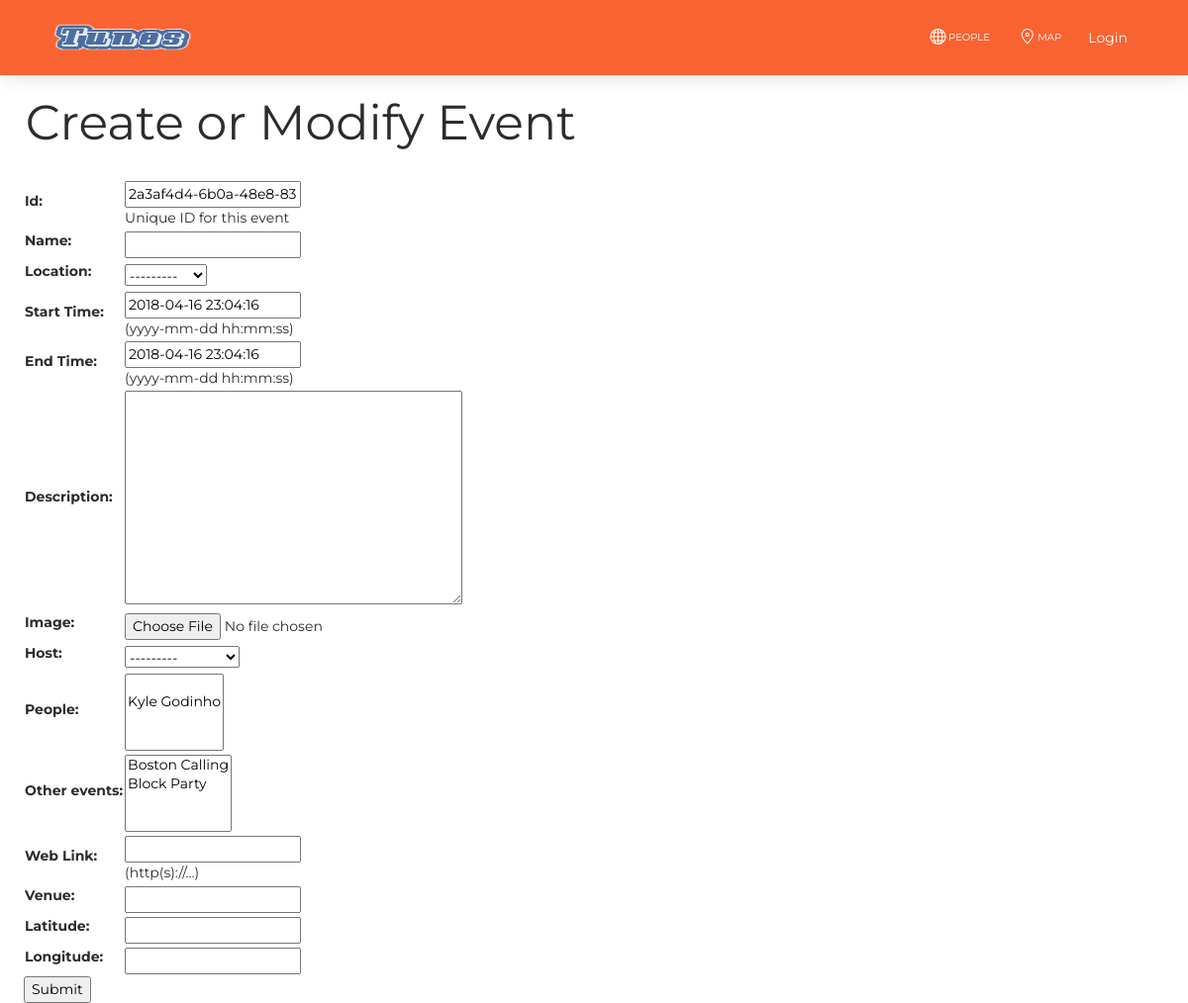
The page /Tunes/event/create/ on the database as committed earlier.
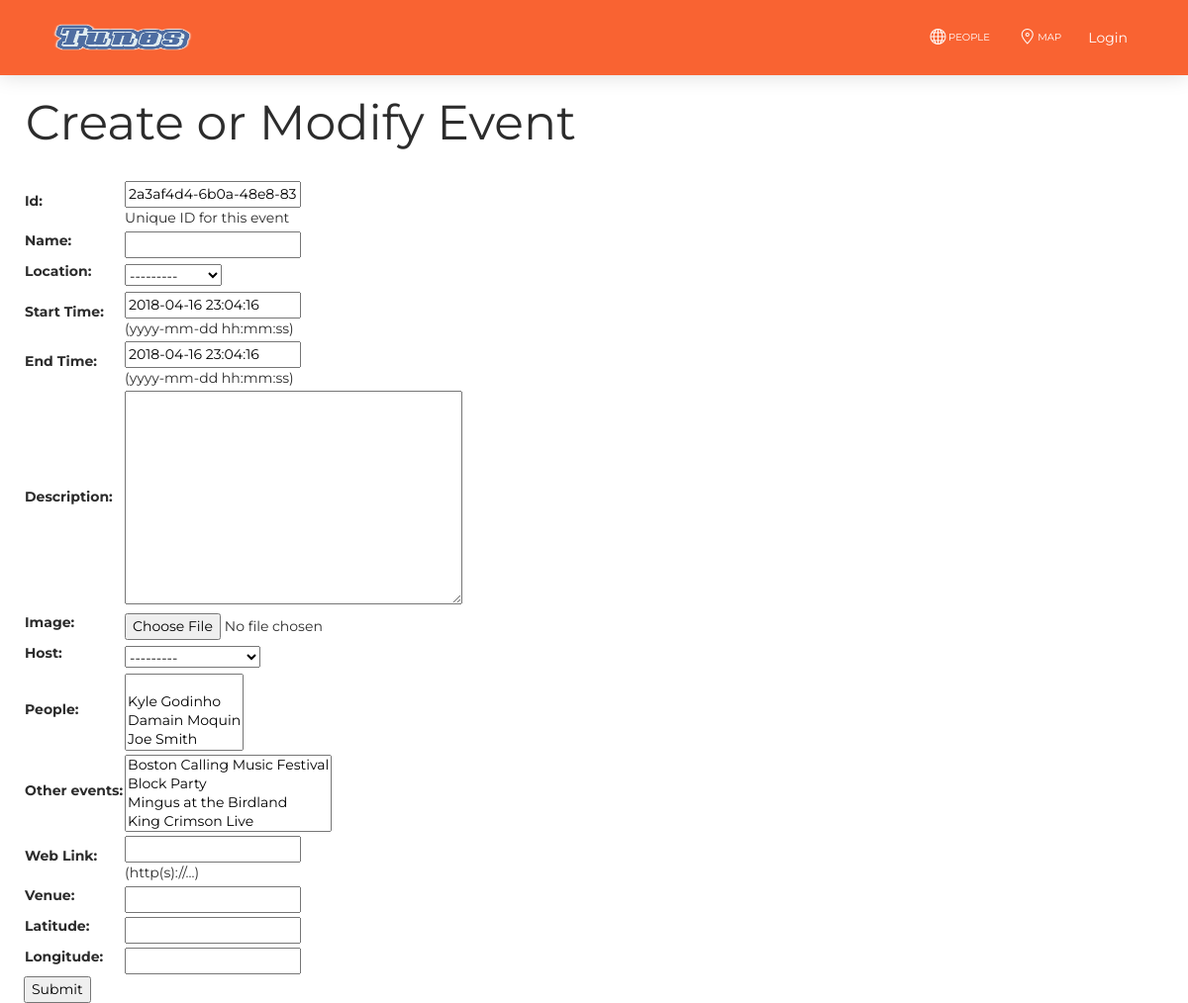
The same page on the database as committed later.
### Tunes/models.py (models this page shows, shortened)
class Event(models.Model):
	id = models.UUIDField(primary_key=True, default=uuid.uuid4, help_text="Unique ID for this event")
	name = models.CharField(max_length=100)
	location = models.ForeignKey('Location', blank = True, null = True, on_delete=models.SET_NULL, related_name = "event_location")
	start_time = models.DateTimeField('Start Time', default=datetime.now, help_text="(yyyy-mm-dd hh:mm:ss)")
	end_time = models.DateTimeField('End Time', default=datetime.now, help_text="(yyyy-mm-dd hh:mm:ss)")
	description = models.TextField()
	image = models.ImageField(upload_to = 'images/events/', default = 'images/default.png', blank = True, null = True)
	host = models.ForeignKey('Profile', on_delete=models.CASCADE, related_name = "event_host")
	people = models.ManyToManyField('Profile', related_name = "people_attending")
	other_events = models.ManyToManyField('Event', related_name = "other_events_occuring")
	web_link = models.URLField('Web Link', max_length=250, blank = True, null = True, help_text="(http(s)://...)")
	venue = models.CharField(max_length=100, blank = True, null = True)
	latitude = models.DecimalField(max_digits=9, decimal_places=6, blank = True, null = True)
	longitude = models.DecimalField(max_digits=9, decimal_places=6, blank = True, null = True)
	def __str__(self):
		return self.name

class Profile(models.Model):
	id = models.UUIDField(primary_key=True, default=uuid.uuid4, help_text="Unique ID for this user")
	user = models.OneToOneField(User, on_delete=models.CASCADE)
	name = models.CharField(max_length=100)
	bio = models.TextField()
	events_hosting = models.ManyToManyField('Event', related_name = "user_events_hosting", blank = True, null = True)
	events_attending = models.ManyToManyField('Event', related_name = "user_events_attending", blank = True, null = True)
	events_attended = models.ManyToManyField('Event', related_name = "user_events_attended",  blank = True, null = True)
	anthem = models.ForeignKey('Song', on_delete=models.SET_NULL, null = True, related_name = "user_anthem")
	location = models.ForeignKey('Location', on_delete=models.SET_NULL, null = True, related_name = "user_location")
	followers = models.ManyToManyField('Profile', related_name = "user_followers",  blank = True, null = True)
	following = models.ManyToManyField('Profile', related_name = "user_following",  blank = True, null = True)
	rotation = models.ManyToManyField('Album')
	favorite_songs = models.ManyToManyField('Song')
	favorite_genres = models.ManyToManyField('Genre')
	hobbies = models.CharField(max_length=200)
	email = models.EmailField(blank = True, null = True)
	current_song = models.ForeignKey('Song', blank = True, null = True, on_delete=models.SET_NULL, related_name = "user_current_song", help_text="Currently listened to song")
	profile_picture = models.ImageField(upload_to = 'images/users/', default = 'images/default.png', blank = True, null = True)
	playlists = models.ManyToManyField('Playlist', blank = True, null = True, related_name = "playlist_user")
	latitude = models.DecimalField(max_digits=9, decimal_places=6, blank = True, null = True)
	longitude = models.DecimalField(max_digits=9, decimal_places=6, blank = True, null = True)
	def __str__(self):
		return self.name

### Tunes/views.py (the view)
# urls.py: path('event/create/', views.EventCreate.as_view(), name='event_create'),
class EventCreate(CreateView):
    model = Event
    fields = '__all__'

### Tunes/models.py (called while the page is built)
	def __str__(self):
		return self.name

### Tunes/templates/Tunes/event_form.html (shortened to what this page needs)
{% extends "base_page.html" %}
{% block content %}
<h1>  &nbsp; Create or Modify Event</h1>
<div id="eventform">
<form action="" method="post">
    <table>
    {{ form.as_table }}
    </table>
    <input type="submit" value="Submit" />
</form>
</div>
{% endblock %}

Rows that differ between the two databases and show on the page:
no longer on this page (row unchanged): Event: location "---------", start_time "2018-04-16 23:04:16", end_time "2018-04-16 23:04:16", host "---------"
added Profile: location "---------"
Other text that changed with them:
form field start_time: (not shown) → "2018-04-16 23:04:16"
form field end_time: (not shown) → "2018-04-16 23:04:16"
form field host: (not shown) → "---------"
form field people: "/ Kyle Godinho" → "/ Kyle Godinho / Damain Moquin / Joe Smith"
form field other_events: "Boston Calling / Block Party" → "Boston Calling Music Festival / Block Party / Mingus at the Birdland / King Crimson Live"
